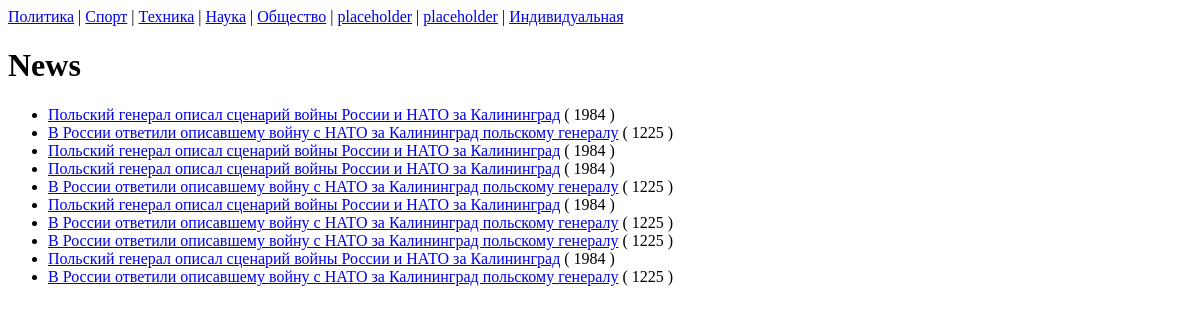
Page /news_site/news6/ on the earlier database version.
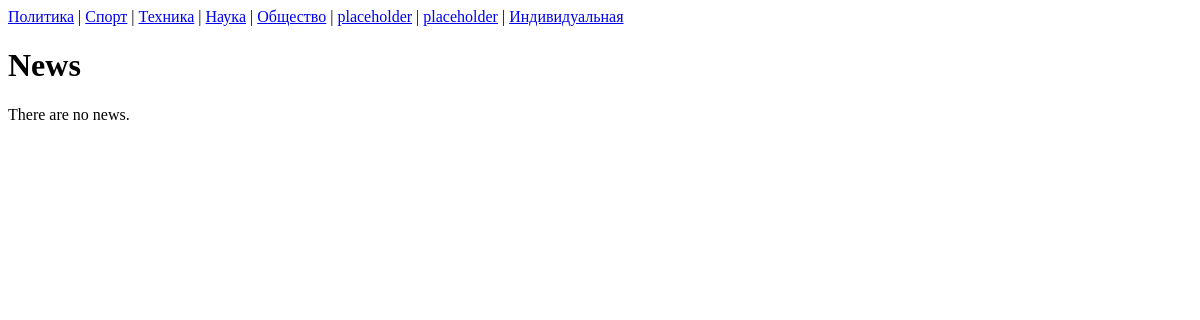
Same page on the later database version.
### news_site/models.py (models this page shows, shortened)
class News(models.Model):
    news_text = models.CharField(max_length=200)
    news_url = models.CharField(max_length=200)
    news_hype_rate = models.PositiveSmallIntegerField()
    pub_date = models.DateTimeField(auto_now_add=True)

### news_site/views.py (the view)
# urls.py: path('news6/', views.News6.as_view(), name='News6'),
class News6(generic.ListView):
    news = News
    def get_queryset(self):
        return News.objects.filter(news_hype_rate__gt=1000)

### news_site/templates/news_site/news_list.html
{% extends "base.html" %}
{% block content %}
<h1>News</h1>
{% if object_list %}
<ul>
  {% for news in object_list %}
  <li>
    <a href="{{ news.news_url }}">{{ news.news_text }}</a> ( {{ news.news_hype_rate }} )
  </li>
  {% endfor %}
</ul>
{% else %}
  <p>There are no news.</p>
{% endif %}
{% endblock %}

Differences in the rows shown:
removed News: news_text "Польский генерал описал сценарий войны России и НАТО за Калининград", news_hype_rate "1984"
removed News: news_text "В России ответили описавшему войну с НАТО за Калининград польскому генералу", news_hype_rate "1225"
removed News: news_text "Польский генерал описал сценарий войны России и НАТО за Калининград", news_hype_rate "1984"
removed News: news_text "Польский генерал описал сценарий войны России и НАТО за Калининград", news_hype_rate "1984"
removed News: news_text "В России ответили описавшему войну с НАТО за Калининград польскому генералу", news_hype_rate "1225"
removed News: news_text "Польский генерал описал сценарий войны России и НАТО за Калининград", news_hype_rate "1984"
removed News: news_text "В России ответили описавшему войну с НАТО за Калининград польскому генералу", news_hype_rate "1225"
removed News: news_text "В России ответили описавшему войну с НАТО за Калининград польскому генералу", news_hype_rate "1225"
removed News: news_text "Польский генерал описал сценарий войны России и НАТО за Калининград", news_hype_rate "1984"
removed News: news_text "В России ответили описавшему войну с НАТО за Калининград польскому генералу", news_hype_rate "1225"
Other differences:
text now shown: "There are no news."
